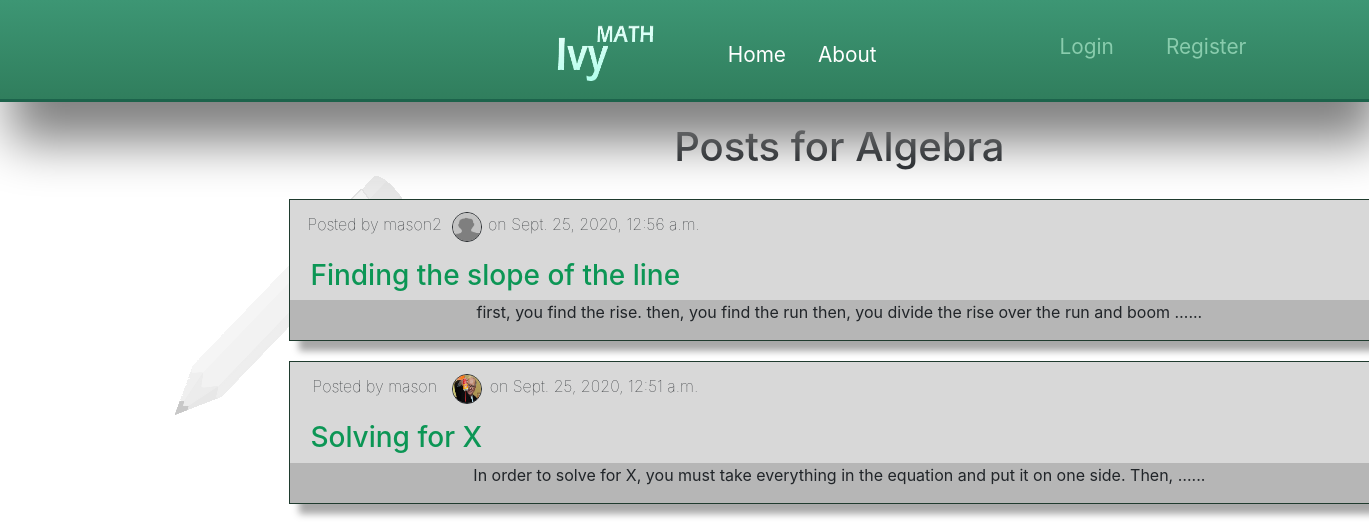
/alg, run on the app's committed database.
### boards/models.py (models this page shows, shortened)
class postAlg(models.Model):
    title = models.CharField(max_length=100)
    content = models.TextField()
    date_posted = models.DateTimeField(default=timezone.now)
    author = models.ForeignKey(User, on_delete=models.CASCADE)
    clip = models.FileField(upload_to='user_videos/',null=True)

### users/models.py (models this page shows, shortened)
class Profile(models.Model):
    user = models.OneToOneField(User, on_delete = models.CASCADE)
    image = models.ImageField(default='default.jpg', upload_to='profile_pics')

### boards/views.py (the view)
# urls.py: path('alg', PostListViewAlg.as_view(),name='alg'),
class PostListViewAlg(ListView):
    model = postAlg
    template_name = 'boards/alg.html'
    context_object_name = 'postsAlg'
    ordering = ['-date_posted']

### boards/templates/boards/alg.html (shortened to what this page needs)
{%extends  "boards/base.html" %}
{% block content %}
<h1>Posts for Algebra</h1>
{%if postsAlg %}
    {% for post in postsAlg %}
        <div class="postview">
            <div class="postedby-container">
                <div class="postedby">
                    <div class="postedby-text"><p> Posted by {{post.author}}</p></div>
                    <div class="postedby-img"><img style="width: 30px; height: 30px; border-radius: 60%; margin-bottom: 4px; border-style: solid; border-width: 1px;" src= " {{post.author.profile.image.url}}"></div>
                    <div><p>on {{ post.date_posted }}</p></div>
                </div>
            </div>
            <div class="title">
                <h3><a href="{% url 'post-detail-alg' post.id %}" style="text-decoration: none; color: rgb(12, 150, 85);">{{ post.title }}</a></h3>
            </div>
            <div class="postcont-container">
                <div class="postcont">
                    <p>{{ post.content|truncatewords:20 }}...</p>
                </div>
            </div>
        </div>
    {%endfor%}
{% endif %}
{% endblock content %}

### boards/templates/boards/base.html (shortened to what this page needs)
<!DOCTYPE html>
<html>
    <head>
        {%load static %}
        <link rel="stylesheet" type="text/css"
        href="{% static 'style.css'%}">
        <link rel="stylesheet" href="https://stackpath.bootstrapcdn.com/bootstrap/4.3.1/css/bootstrap.min.css">
    </head>
    <nav class="navbar">
        <div class="navbar-inner">
            <div class="brand-title">
                {% load static %}
                <img class="logo" src="{% static 'logo.png' %}" alt="logo">
            </div>
            <div class="navbar-links">
                <ul>
                    <li><a href="{% url 'boards-home' %}">Home</a></li>
                    <li><a href="{% url 'boards-about' %}">About</a></li>
                </ul>
            </div>
            <div class="navbar-right">
                {% if user.is_authenticated %}
                <a class="nav-item nav-link" href="{% url 'profile'%}">Welcome, {{ user.get_username }}.</a>
                <a class="nav-item nav-link" href="{% url 'logout' %}">Logout</a>
                {% else %}
                <a class="nav-item nav-link" href="{% url 'login' %}">Login</a>
                <a class="nav-item nav-link" href="{% url 'register' %}">Register</a>
                {%endif %}
            </div>
        </div>
    </nav>
    <body >
        <div class="general">
             <div class="left">
            </div>
    <div class="center">
        {% block content %} {% endblock %}
    </div>
          <div class="right">
            </div>
        </div>
    </body>
</html>

### boards/static/style.css (style rules this page uses)
body { background-image:url("background.png"); }
.navbar { max-width: 100%; background-image: linear-gradient(#3d9674, #307e5d); border-bottom-style: solid; border-bottom-color: rgb(28, 99, 75); border-bottom-width: 3px; color: white; box-shadow: 10px 40px 50px gray; }
.navbar-right { margin: 0; padding: 0; color: white; size: 1.2rem; display: flex; justify-content: space-betweeen; text-decoration: none; }
.navbar-inner { font-size: 1.3rem; padding: 5px; margin-left: 40%; display: grid; grid-template-columns: 30% 60% 10%; }
.navbar-links ul { margin: 0; padding: 0; display: flex; }
.navbar-links li { list-style: none; margin-top: 10px; }
.navbar-links li a { text-decoration: none; color: white; padding: 1rem; display: block; }
.nav-item { text-decoration: none; color: rgb(137, 204, 173); margin-top: 10px; margin-left: 20px; display: inline-block; }
.logo { height: 60px; width: 100px; margin-top: 10px; }
.general { display: grid; grid-template-columns: 18% 60% 18%; grid-column-gap: 20px; margin-top: 1.5%; margin-left: 28px; }
.center { text-align: center; display: grid; grid-row-gap: 20px; margin-bottom: 10%; }
.postview { margin: 0 auto; border-style: solid; border-width: 1px; border-color: rgb(31, 59, 46); width: 1100px; display: grid; background-color: rgb(216, 216, 216); box-shadow: 10px 10px 7px rgb(168, 168, 168); }
.postcont { margin-left: 30px; margin-right: 30px; background-color: rgb(182, 182, 182); }
.postcont-container { background-color: rgb(182, 182, 182); }
.title { line-height: 60%; text-align: left; text-indent: 20px; color: rgb(16, 128, 81); }
.postedby-container { display: grid; grid-template-columns: 60% 40%; margin-top: 5px; }
.postedby { margin-left: 0px; display: grid; grid-template-columns: 24% 2% 40%; font-weight: 2.5; padding: 7px; }
.postedby-text { width: 100%; }
.postedby-img { width: 100%; }

### data on the page
postAlg: author "mason2", author.profile.image (placeholder picture), date_posted "Sept. 25, 2020, 12:56 a.m.", title "Finding the slope of the line", content "first, you find the rise. then, you find the run then, you divide the rise over the run and boom …"
postAlg: author "mason", author.profile.image (picture), date_posted "Sept. 25, 2020, 12:51 a.m.", title "Solving for X", content "In order to solve for X, you must take everything in the equation and put it on one side. Then, …"
